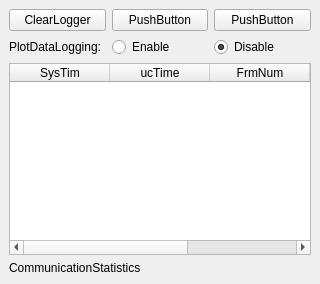
  <widget class="QDockWidget" name="dockWidget_888">
   <property name="sizePolicy">
    <sizepolicy hsizetype="Maximum" vsizetype="Maximum">
     <horstretch>1</horstretch>
     <verstretch>1</verstretch>
    </sizepolicy>
   </property>
   <property name="minimumSize">
    <size>
     <width>320</width>
     <height>167</height>
    </size>
   </property>
   <property name="maximumSize">
    <size>
     <width>524287</width>
     <height>524287</height>
    </size>
   </property>
   <property name="sizeIncrement">
    <size>
     <width>1</width>
     <height>1</height>
    </size>
   </property>
   <property name="baseSize">
    <size>
     <width>0</width>
     <height>0</height>
    </size>
   </property>
   <property name="allowedAreas">
    <set>Qt::AllDockWidgetAreas</set>
   </property>
   <property name="windowTitle">
    <string>Logger</string>
   </property>
   <attribute name="dockWidgetArea">
    <number>2</number>
   </attribute>
   <widget class="QWidget" name="dockWidgetContents_8">
    <layout class="QGridLayout" name="gridLayout">
     <item row="1" column="2">
      <widget class="QRadioButton" name="DebugTable_DisableBaseDataLogging">
       <property name="text">
        <string>Disable</string>
       </property>
       <property name="checked">
        <bool>true</bool>
       </property>
      </widget>
     </item>
     <item row="0" column="0">
      <widget class="QPushButton" name="ClearLoggerButton">
       <property name="text">
        <string>ClearLogger</string>
       </property>
      </widget>
     </item>
     <item row="0" column="1">
      <widget class="QPushButton" name="pushButton_8">
       <property name="text">
        <string>PushButton</string>
       </property>
      </widget>
     </item>
     <item row="1" column="0">
      <widget class="QLabel" name="BaseDataLoggingInfoLabel">
       <property name="text">
        <string>PlotDataLogging:</string>
       </property>
      </widget>
     </item>
     <item row="0" column="2">
      <widget class="QPushButton" name="pushButton_7">
       <property name="text">
        <string>PushButton</string>
       </property>
      </widget>
     </item>
     <item row="1" column="1">
      <widget class="QRadioButton" name="EnableBaseDataLogging">
       <property name="text">
        <string>Enable</string>
       </property>
       <property name="checked">
        <bool>false</bool>
       </property>
      </widget>
     </item>
     <item row="2" column="0" colspan="3">
      <widget class="QTableWidget" name="DebugDataTable">
       <property name="sizePolicy">
        <sizepolicy hsizetype="Expanding" vsizetype="Expanding">
         <horstretch>1</horstretch>
         <verstretch>1</verstretch>
        </sizepolicy>
       </property>
       <property name="minimumSize">
        <size>
         <width>100</width>
         <height>50</height>
        </size>
       </property>
       <property name="maximumSize">
        <size>
         <width>16777215</width>
         <height>16777215</height>
        </size>
       </property>
       <property name="sizeIncrement">
        <size>
         <width>1</width>
         <height>1</height>
        </size>
       </property>
       <property name="baseSize">
        <size>
         <width>600</width>
         <height>400</height>
        </size>
       </property>
       <column>
        <property name="text">
         <string>SysTim</string>
        </property>
       </column>
       <column>
        <property name="text">
         <string>ucTime</string>
        </property>
       </column>
       <column>
        <property name="text">
         <string>FrmNum</string>
        </property>
       </column>
       <column>
        <property name="text">
         <string>ScID</string>
        </property>
       </column>
       <column>
        <property name="text">
         <string>Decoded Data</string>
        </property>
       </column>
      </widget>
     </item>
     <item row="3" column="0" colspan="3">
      <widget class="QLabel" name="Label_CommunicationStat">
       <property name="text">
        <string>CommunicationStatistics</string>
       </property>
      </widget>
     </item>
    </layout>
   </widget>
  </widget>
